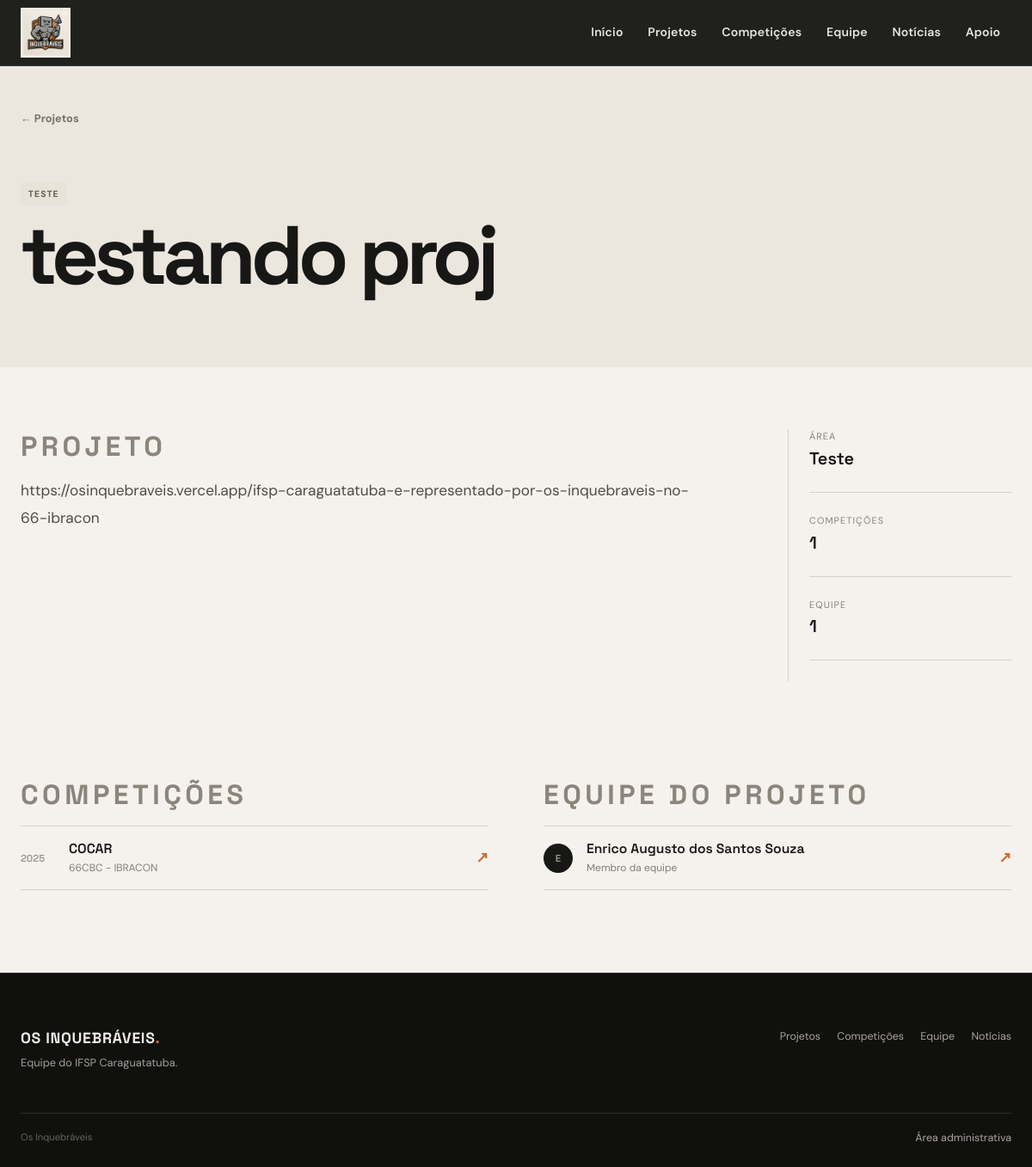
The app's page /projetos/sqcq with its own data.
### models.py (models this page shows)
class Projeto(db.Model):
    __tablename__ = "projeto"
    id = db.Column(
        db.Integer,
        primary_key=True
    )
    nome = db.Column(
        db.String(120),
        nullable=False
    )
    slug = db.Column(
        db.String(120),
        unique=True,
        nullable=False
    )
    area = db.Column(
        db.String(120)
    )
    descricao = db.Column(
        db.Text
    )
    competicoes = db.relationship(
        "Competicao",
        secondary=projeto_competicao,
        back_populates="projetos"
    )
    pessoas_assoc = db.relationship(
        "PessoaProjeto",
        back_populates="projeto",
        cascade="all, delete-orphan"
    )

class Competicao(db.Model):
    __tablename__ = "competicao"
    id = db.Column(
        db.Integer,
        primary_key=True
    )
    categoria = db.Column(
        db.String(120)
    )
    ano = db.Column(
        db.Integer
    )
    congresso = db.Column(
        db.String(120)
    )
    projetos = db.relationship(
        "Projeto",
        secondary=projeto_competicao,
        back_populates="competicoes"
    )
    pessoas_assoc = db.relationship(
        "PessoaCompeticao",
        back_populates="competicao",
        cascade="all, delete-orphan"
    )

class PessoaProjeto(db.Model):
    __tablename__ = "pessoa_projeto"
    pessoa_id = db.Column(
        db.Integer,
        db.ForeignKey("pessoa.id"),
        primary_key=True
    )
    projeto_id = db.Column(
        db.Integer,
        db.ForeignKey("projeto.id"),
        primary_key=True
    )
    funcao = db.Column(db.String(120))
    pessoa = db.relationship(
        "Pessoa",
        back_populates="projetos_assoc"
    )
    projeto = db.relationship(
        "Projeto",
        back_populates="pessoas_assoc"
    )

class Pessoa(db.Model):
    __tablename__ = "pessoa"
    id = db.Column(
        db.Integer,
        primary_key=True
    )
    nome = db.Column(
        db.String(120),
        nullable=False
    )
    Setor = db.Column(
        db.String(120)
    )
    Cargo = db.Column(
        db.String(120)
    )
    email = db.Column(
        db.String(120)
    )
    resumo = db.Column(
        db.Text
    )
    linkedin_url = db.Column(
        db.String(255)
    )
    github_url = db.Column(
        db.String(255)
    )
    lattes_url = db.Column(
        db.String(255)
    )
    portfolio_url = db.Column(
        db.String(255)
    )
    projetos_assoc = db.relationship(
        "PessoaProjeto",
        back_populates="pessoa",
        cascade="all, delete-orphan"
    )
    competicoes_assoc = db.relationship(
        "PessoaCompeticao",
        back_populates="pessoa",
        cascade="all, delete-orphan"
    )

### routes.py (the view)
    @app.route("/projetos/<slug>")
    def detalhe_projeto(slug):
        projeto = Projeto.query.filter_by(slug=slug).first_or_404()
        return render_template("projetos/detalhe.html", projeto=projeto)

### templates/projetos/detalhe.html (shortened to what this page needs)
{% extends "base.html" %}
{% block conteudo %}
<section class="detail-hero">
  <div class="container">
    <a class="back-link" href="{{ url_for('lista_projetos') }}">← Projetos</a>
    <div class="detail-kicker"><span class="tag">{{ projeto.area }}</span></div>
    <h1>{{ projeto.nome }}</h1>
  </div>
</section>
<section class="section section-light section-top">
  <div class="container detail-layout">
    <main>
      <div class="content-label">PROJETO</div>
      {% if projeto.descricao %}
      <div class="prose"><p>{{ projeto.descricao }}</p></div>
      {% endif %}
    </main>
    <aside class="detail-aside">
      <div class="aside-block">
        <span class="aside-label">Área</span>
        <strong>{{ projeto.area }}</strong>
      </div>
      <div class="aside-block">
        <span class="aside-label">Competições</span>
        <strong>{{ projeto.competicoes|length }}</strong>
      </div>
      <div class="aside-block">
        <span class="aside-label">Equipe</span>
        <strong>{{ projeto.pessoas_assoc|length }}</strong>
      </div>
    </aside>
  </div>
</section>
{% if projeto.competicoes or projeto.pessoas_assoc %}
<section class="section section-light section-related">
  <div class="container related-grid">
    {% if projeto.competicoes %}
    <div>
      <div class="content-label">COMPETIÇÕES</div>
      <div class="stack-list">
        {% for competicao in projeto.competicoes %}
        <a class="related-row" href="{{ url_for('detalhe_competicao', competicao_id=competicao.id) }}">
          <span>{{ competicao.ano }}</span>
          <div><strong>{{ competicao.categoria }}</strong><small>{{ competicao.congresso }}</small></div>
          <b>↗</b>
        </a>
        {% endfor %}
      </div>
    </div>
    {% endif %}
    {% if projeto.pessoas_assoc %}
    <div>
      <div class="content-label">EQUIPE DO PROJETO</div>
      <div class="stack-list">
        {% for vinculo in projeto.pessoas_assoc %}
        <a class="related-row" href="{{ url_for('detalhe_membro', pessoa_id=vinculo.pessoa.id) }}">
          <span class="person-mini">{{ vinculo.pessoa.nome[:1]|upper }}</span>
          <div><strong>{{ vinculo.pessoa.nome }}</strong><small>{{ vinculo.funcao or 'Membro da equipe' }}</small></div>
          <b>↗</b>
        </a>
        {% endfor %}
      </div>
    </div>
    {% endif %}
  </div>
</section>
{% endif %}
{% endblock %}

### static/css/style.css (style rules this page uses)
:root { --ink:#171716; --ink-2:#2b2719; --paper:#f5f2ed; --paper-2:#ebe7df; --white:#fffdfa; --line:#d6d0c6; --line-dark:#45423d; --orange:#c86f2e; --orange-2:#e28a42; --muted:#777169; --shadow:0 20px 50px rgba(20,18,15,.09); --radius:3px; --max:1180px; }
* { box-sizing:border-box }
html { scroll-behavior:smooth }
body { margin:0;background:var(--paper);color:var(--ink);font-family:"DM Sans",system-ui,sans-serif;line-height:1.55 }
a { color:inherit }
.container { width:min(calc(100% - 48px),var(--max));margin-inline:auto }
.section { padding:6rem 0 }
.section-light { background:var(--paper) }
.section-top { padding-top:4.5rem }
.tag { display:inline-flex;width:max-content;max-width:100%;padding:.3rem .55rem;background:#e8e2d9;color:#625c54;text-transform:uppercase;font-size:.65rem;font-weight:700;letter-spacing:.1em }
.page-hero h1,.detail-hero h1,.person-hero h1,.article-hero h1 { margin:0;font:700 clamp(3.3rem,8vw,7rem) "Space Grotesk";line-height:.88;letter-spacing:-.065em }
.detail-hero { padding:3rem 0 5.5rem;background:var(--paper-2) }
.back-link { display:inline-flex;margin-bottom:4rem;color:#777169;text-decoration:none;font-size:.8rem;font-weight:700 }
.detail-kicker { margin-bottom:1rem }
.detail-layout { display:grid;grid-template-columns:minmax(0,1fr) 260px;gap:6rem }
.content-label { margin-bottom:1rem;color:#8b857c;font:700 .68rem "Space Grotesk";font-size: 2rem;letter-spacing:.14em }
.prose { font-size:1.08rem;line-height:1.85;color:#4f4b45 }
.prose p { margin:0 0 1.2rem }
.detail-aside { border-left:1px solid var(--line);padding-left:1.5rem }
.aside-block { padding:0 0 1.5rem;margin-bottom:1.5rem;border-bottom:1px solid var(--line) }
.aside-label { display:block;color:#898279;font-size:.68rem;text-transform:uppercase;letter-spacing:.1em;margin-bottom:.25rem }
.aside-block strong { font:600 1.25rem "Space Grotesk" }
.section-related { padding-top:1rem }
.related-grid { display:grid;grid-template-columns:repeat(2,minmax(0,1fr));gap:4rem }
.stack-list { border-top:1px solid var(--line) }
.related-row { display:grid;grid-template-columns:auto 1fr auto;gap:1rem;align-items:center;padding:1rem 0;border-bottom:1px solid var(--line);text-decoration:none }
.related-row>span:first-child { min-width:40px;color:#9c958c;font:600 .72rem "Space Grotesk" }
.related-row strong { display:block;font:600 .98rem "Space Grotesk" }
.related-row small { display:block;margin-top:.15rem;color:#837d75;font-size:.75rem }
.related-row b { font-size:1.1rem;color:var(--orange) }
.person-mini { display:grid!important;place-items:center;width:34px;min-width:34px!important;height:34px;background:var(--ink);color:#fff;border-radius:50%;font-size:.72rem!important }

### records on screen
Projeto: area "TESTE", nome "testando proj", descricao "https://osinquebraveis.vercel.app/ifsp-caraguatatuba-e-representado-por-os-inquebraveis-no-66-ibracon", area "Teste"
Competicao: ano "2025", categoria "COCAR", congresso "66CBC - IBRACON"
PessoaProjeto: pessoa "E", pessoa.nome "Enrico Augusto dos Santos Souza", funcao "Membro da equipe"

### other values on screen
{{ projeto.competicoes|length }} "1"
{{ projeto.pessoas_assoc|length }} "1"
